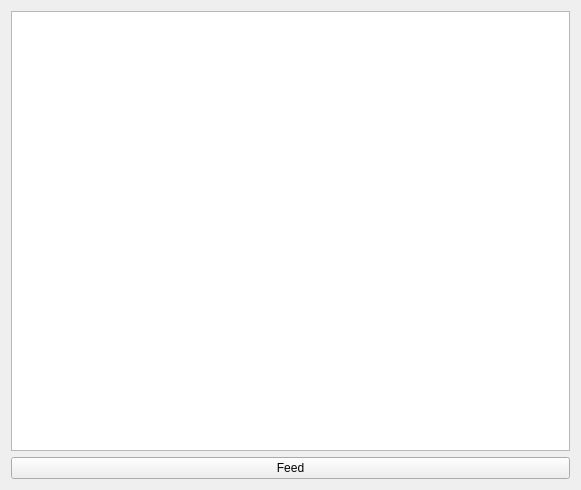
<?xml version="1.0" encoding="UTF-8"?>
<ui version="4.0">
 <class>LearningTool</class>
 <widget class="QWidget" name="LearningTool">
  <property name="geometry">
   <rect>
    <x>0</x>
    <y>0</y>
    <width>581</width>
    <height>490</height>
   </rect>
  </property>
  <property name="windowTitle">
   <string>Learning Tool</string>
  </property>
  <layout class="QVBoxLayout" name="verticalLayout">
   <item>
    <widget class="QGraphicsView" name="perceptron"/>
   </item>
   <item>
    <layout class="QHBoxLayout" name="horizontalLayout">
     <item>
      <widget class="QPushButton" name="feedButton">
       <property name="text">
        <string>Feed</string>
       </property>
      </widget>
     </item>
    </layout>
   </item>
  </layout>
 </widget>
 <resources/>
 <connections/>
</ui>
